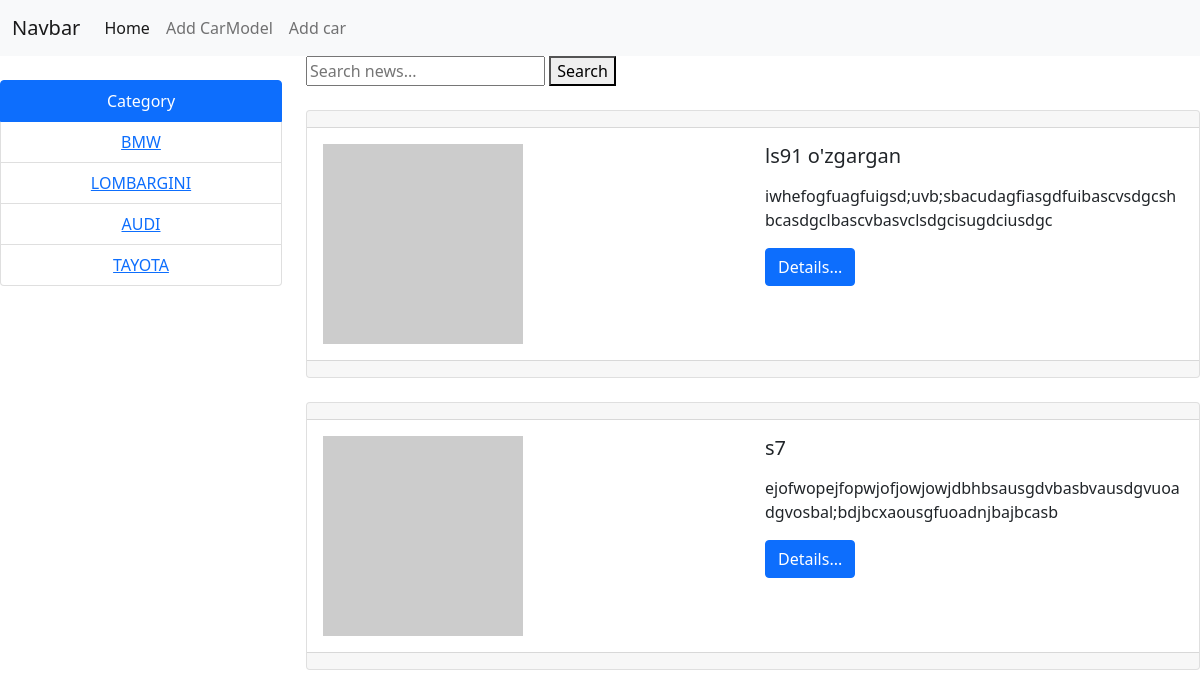
The page /menu/ (signed in) on the database its author committed.
### app1/models.py (models this page shows, shortened)
class CarModel(models.Model):
    title=models.CharField(max_length=50)

class Cars(models.Model):
    title=models.CharField(max_length=50)
    context=models.TextField(blank=True)
    create_ed=models.DateTimeField(auto_now_add=True)
    update_ed=models.DateTimeField(auto_now_add=True)
    carmodel=models.ForeignKey(CarModel,on_delete=models.CASCADE)
    photo=models.ImageField(upload_to='photo/%Y/%m/%d/')
    is_bool=models.BooleanField(default=True)
    views=models.IntegerField(default=0)

### app1/views.py (the view, shortened to what this page needs)
# urls.py: path('menu/',Menu,name='home'),
@login_required(login_url='login_user')
def Menu(request):
    if request.method == 'GET':
        search_word = request.GET.get('word', '')
        if search_word:
            cars = Cars.objects.filter(title__icontains=search_word)
        else:
            cars = Cars.objects.all()
        context={
            'title': 'Menu',
            'cars': cars,
            'carmodels': CarModel.objects.all(),
            'search_word': search_word,
        }
    return render(request, 'index.html', context=context)

### app1/templates/index.html (shortened to what this page needs)
<!DOCTYPE html>
<html lang="en">
<head>
</head>
<body>
<nav class="navbar navbar-expand-lg navbar-light bg-light">
    <div class="container-fluid">
        <a class="navbar-brand" href="#">Navbar</a>
        <div class="collapse navbar-collapse" id="navbarNavAltMarkup">
            <div class="navbar-nav">
                <a class="nav-link active" aria-current="page" href="#">Home</a>
                <a class="nav-link" href="{% url 'create_carmodel' %}">Add CarModel</a>
                <a class="nav-link" href="{% url 'create_car' %}" tabindex="-1" aria-disabled="true">Add car</a>
            </div>
        </div>
    </div>
</nav>
<div class="row">
    <div class="col-3">
        <ul class="list-group text-center mt-4">
            <li class="list-group-item active" aria-current="true">Category</li>
            {% for item in carmodels %}
            <li class="list-group-item"><a href="#">{{item.title}} </a></li>
            {% endfor%}
        </ul>
    </div>
     <div class="col-9">
         <form method="get">
            <input type="text" name="word" placeholder="Search news..." value="{{ search_word }}">
            <button type="submit">Search</button>
        </form>
        {% for item in cars%}
        <div class="card mt-4 ">
            <div class="card-header ">
            </div>
            <div class="card-body">
                <div class="row">
                    <div class="col-6">
                        {% if item.photo %}
                        <img src="{{item.photo.url}}" alt="" width="350">
                        {% else %}
                        <img src="https://picsum.photos/200" alt="">
                        {% endif %}
                    </div>
                    <div class="col-6">
                        <h5 class="card-title">{{item.title}}</h5>
                        <p class="card-text">{{item.context |safe|linebreaks|truncatewords:50}}</p>
                        <a href="{% url 'detail_car' item.pk %}" class="btn btn-primary">Details...</a>
                    </div>
                </div>
            </div>
            <div class="card-footer text-muted">
            </div>
        </div>
        {% endfor%}
    </div>
</div>
<link href="https://cdn.jsdelivr.net/npm/bootstrap@5.0.2/dist/css/bootstrap.min.css" rel="stylesheet"
>
</body>
</html>

### rows shown on the page
CarModel: title "BMW"
CarModel: title "LOMBARGINI"
CarModel: title "AUDI"
CarModel: title "TAYOTA"
Cars: title "ls91 o'zgargan", context "iwhefogfuagfuigsd;uvb;sbacudagfiasgdfuibascvsdgcshbcasdgclbascvbasvclsdgcisugdciusdgc"
Cars: title "s7", context "ejofwopejfopwjofjowjowjdbhbsausgdvbasbvausdgvuoadgvosbal;bdjbcxaousgfuoadnjbajbcasb"
